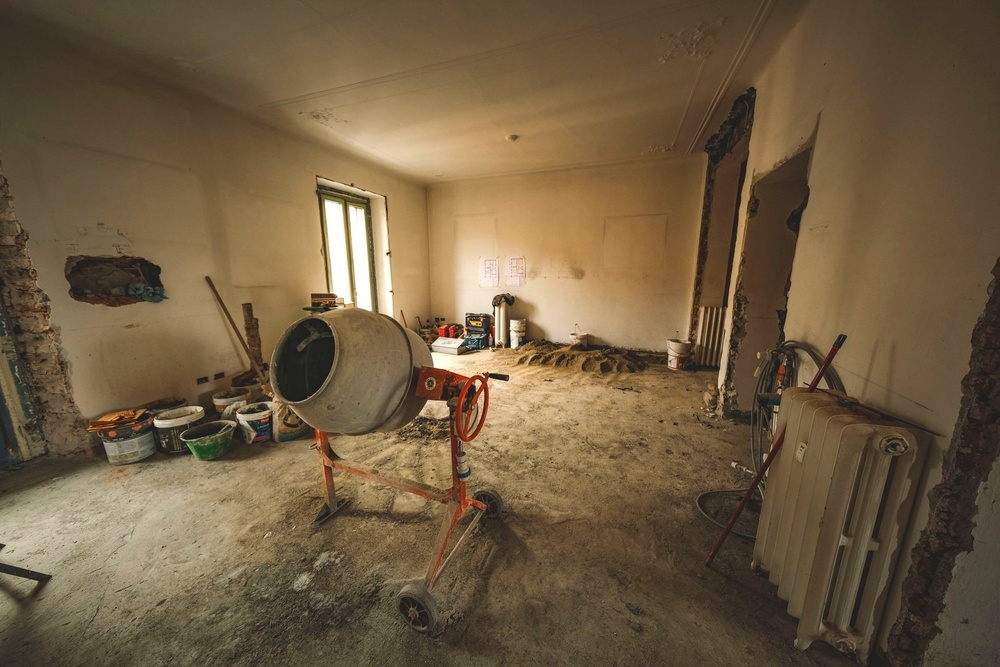
#> input picture marketing/instagram/2026-11-24-post-rough-renovation/photo.jpg, 1000 x 667 px, shrunk from 2400 x 1600 before the run
$ python prep_day.py ../2026-11-24-post-rough-renovation/photo.jpg ../2026-11-24-post-rough-renovation/post.jpg
#> lines starting #> are read from the running program, lines starting #| are printed output that depends on the picture
"""Mild, natural enhancement of the owner's finished-day photo (house-A/04-final-day.jpg).
Gray-world WB (0.3 like tools/enhance_photos.py), gentle gamma lift, saturation x1.2, light denoise + unsharp.
Writes house-A/enhanced/04-final-day.jpg (same size, 1512x2016). Content is not altered."""
import sys, cv2, numpy as np
src, out = sys.argv[1], sys.argv[2]
img = cv2.imread(src)
#> img is the input picture: shape (667, 1000, 3); mean B, G, R 65.7, 93, 112.5
img = cv2.fastNlMeansDenoisingColored(img, None, 2, 2, 7, 21)
lab = cv2.cvtColor(img, cv2.COLOR_BGR2LAB).astype(np.float32)
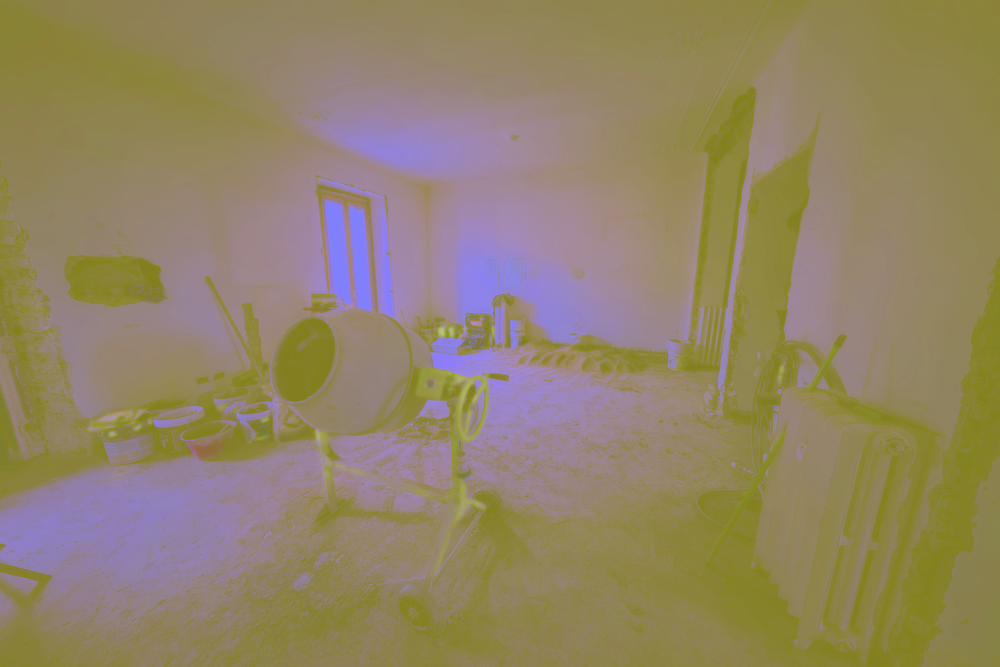
#> lab: shape (667, 1000, 3) float32; mean B, G, R 102.3, 131.7, 146.7
lab[..., 1] -= (lab[..., 1].mean() - 128) * 0.3
lab[..., 2] -= (lab[..., 2].mean() - 128) * 0.3
img = cv2.cvtColor(np.clip(lab, 0, 255).astype(np.uint8), cv2.COLOR_LAB2BGR)
lut = np.array([((i / 255.0) ** 0.92) * 255 for i in range(256)]).astype(np.uint8)
img = cv2.LUT(img, lut)
hsv = cv2.cvtColor(img, cv2.COLOR_BGR2HSV).astype(np.float32)
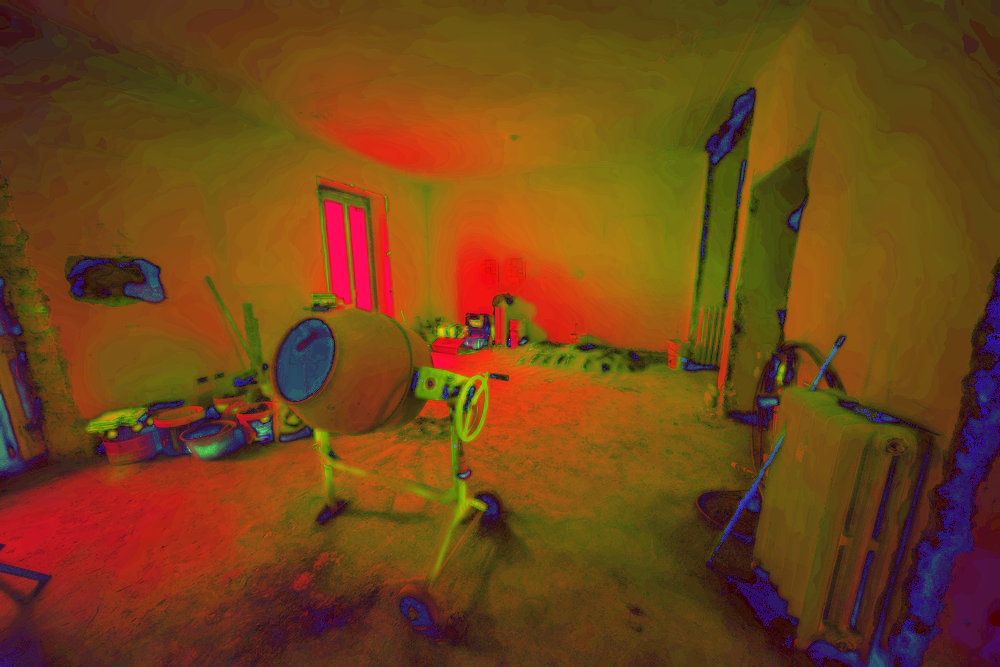
#> hsv: shape (667, 1000, 3) float32; mean B, G, R 23.8, 68.7, 113.4
hsv[..., 1] = np.clip(hsv[..., 1] * 1.2, 0, 255)
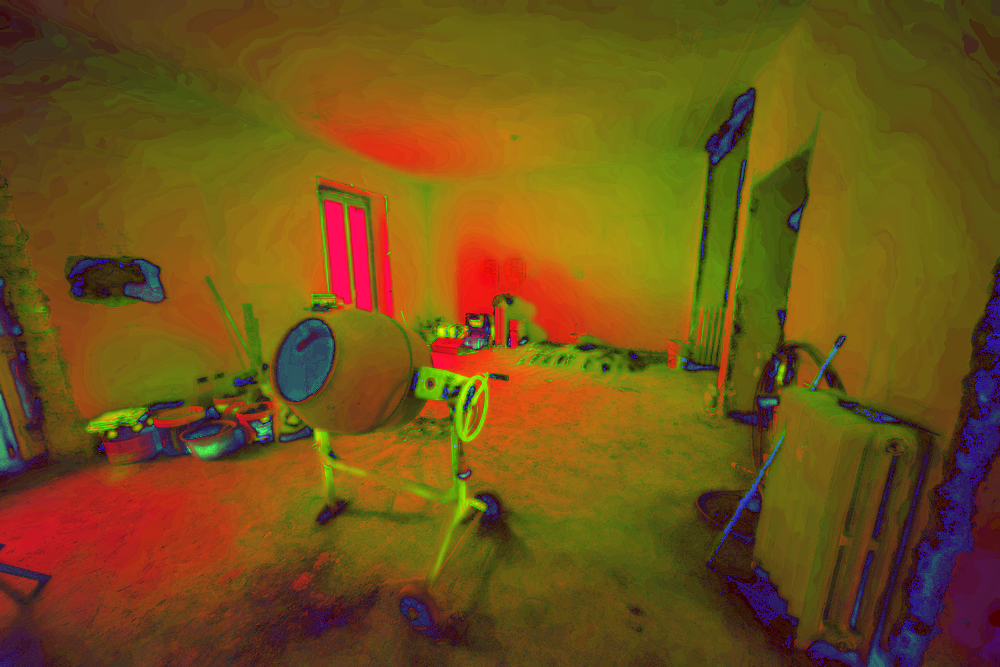
#> hsv: shape (667, 1000, 3) float32; mean B, G, R 23.8, 82.5, 113.4
img = cv2.cvtColor(hsv.astype(np.uint8), cv2.COLOR_HSV2BGR)
blur = cv2.GaussianBlur(img, (0, 0), 1.2)
img = cv2.addWeighted(img, 1.4, blur, -0.4, 0)
cv2.imwrite(out, img, [cv2.IMWRITE_JPEG_QUALITY, 94])
print('ok', out)
